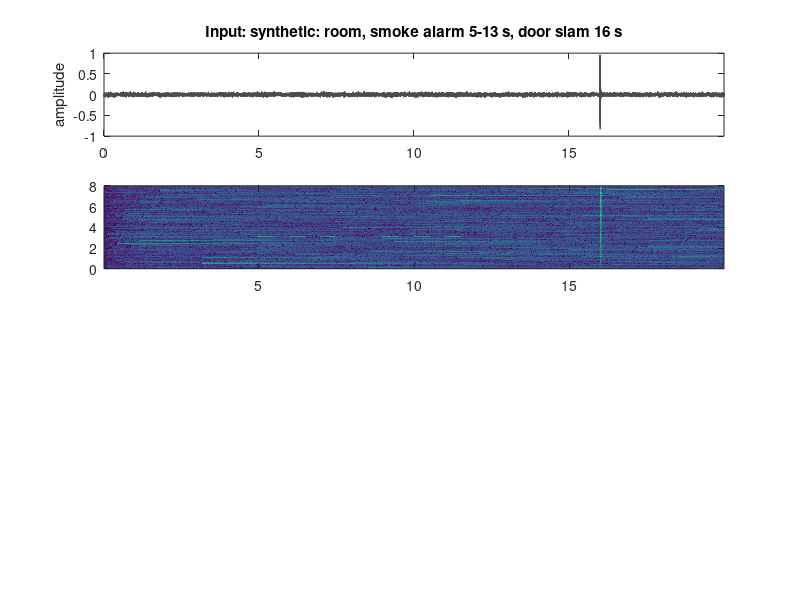

The MATLAB source for this figure: (Note: this script raises an error after producing the figure.)
function safesound_demo(source)
% SAFESOUND_DEMO  Simple DSP demo: detect a smoke/fire alarm with classical DSP.
%
%   safesound_demo            built-in test sound: quiet room, a smoke alarm
%                             (ISO 8201 T3 beeps at 3.1 kHz), then a door slam
%   safesound_demo('x.wav')   any audio file
%   safesound_demo('mic')     record 10 s from the computer microphone
%
% What it shows (same detector as the paper, safesound/dsp.py):
%   1. STFT spectrogram (64 ms Hann window, 10 ms hop)
%   2. noise floor per frequency bin (minimum follower)
%   3. alarm evidence: a narrow tone in 2-5 kHz that stands out from its band,
%      from the noise floor, and from the low band (100-1500 Hz)
%   4. a 2 s window score every 0.5 s: steady frequency + beeps switching on/off
%   5. the usual "loudness" (energy) detector for comparison: it ignores the
%      quiet alarm but fires on the door slam
% Only base MATLAB is needed (no toolboxes).

if nargin < 1, source = 'synthetic'; end
fs = 16000;
[x, name] = get_audio(source, fs);

%% 1) STFT power spectrogram
NFFT = 1024; HOP = 160; FPS = fs / HOP;
w = 0.5 - 0.5 * cos(2 * pi * (0:NFFT-1)' / (NFFT - 1));     % Hann window
T = 1 + floor((numel(x) - NFFT) / HOP);
P = zeros(NFFT/2 + 1, T);
for t = 1:T
    seg = x((t-1)*HOP + (1:NFFT)) .* w;
    X = fft(seg);
    P(:, t) = abs(X(1:NFFT/2 + 1)).^2 + 1e-10;
end
f  = (0:NFFT/2)' * fs / NFFT;          % bin frequencies (Hz)
tf = ((0:T-1) * HOP + NFFT/2) / fs;    % frame centre times (s)

%% 2) noise floor: drops at once, rises 6 dB per 2 s
N = noise_floor(P, FPS);
PdB = 10 * log10(P);  NdB = 10 * log10(N);

%% 3) alarm evidence per frame
bA = find(f >= 2000 & f < 5000);       % alarm band
bL = find(f >= 100  & f < 1500);       % low band (speech, TV, appliances)
[peak, k] = max(PdB(bA, :), [], 1);                        % strongest bin
prom = peak - median(PdB(bA, :), 1);                       % stands out in its band
NdBA = NdB(bA, :);
snr  = peak - NdBA(sub2ind(size(NdBA), k, 1:T));           % above the noise floor
dom  = ramp(peak - max(PdB(bL, :), [], 1), -6, 6);         % louder than low band
a    = ramp(prom, 10, 25) .* ramp(snr, 6, 20) .* dom;      % 0..1 per frame
afreq = f(bA(k))';                                         % tone frequency

% energy detector: broadband level above its own floor
lvl  = sum(P, 1);
loud = ramp(10 * log10(lvl ./ noise_floor(lvl, FPS)), 10, 30);

%% 4) 2 s window scores every 0.5 s
W = round(2 * FPS);
nW = floor(numel(x) / (0.5 * fs));
tw = (1:nW) * 0.5;                     % window end times
sAlarm = zeros(1, nW); sLoud = zeros(1, nW);
for i = 1:nW
    e = min(T, floor((i * 0.5 * fs - NFFT) / HOP) + 1);
    if e <= 0, continue; end
    s = max(1, e - W + 1):e;
    on = a(s) > 0.3;
    edges = sum(diff(on) == 1);                            % beeps switching on
    if sum(on) > 3
        steady = ramp(-std(afreq(s(on)), 1), -60, -15);    % fixed frequency
    else
        steady = 0;
    end
    sAlarm(i) = pct(a(s), 90) * steady * (0.6 + 0.4 * min(edges, 3) / 3);
    sLoud(i)  = max(loud(s));
end

%% 5) decisions
TH = 0.4;                                          % alarm threshold
hit = sAlarm >= TH;
alert = hit & ([false hit(1:end-1)] | [false false hit(1:end-2)]);  % 2 of last 3
energyOn = sLoud >= 0.1;                           % energy detector fires

fprintf('\nSafeSound DSP demo: %s (%.1f s)\n', name, numel(x) / fs);
if any(alert)
    fprintf('  ALARM detected first at %.1f s (DSP alarm detector)\n', tw(find(alert, 1)));
else
    fprintf('  no alarm detected\n');
end
fprintf('  alarm detector on in %d windows, energy detector on in %d windows\n', ...
        sum(alert), sum(energyOn));

%% 6) plots
figure('Name', 'SafeSound DSP demo', 'Color', 'w', 'Units', 'normalized', 'Position', [0.05 0.05 0.6 0.85]);
tx = (0:numel(x)-1) / fs;

subplot(4, 1, 1);
plot(tx, x, 'Color', [0.3 0.3 0.3]); xlim([0 tx(end)]);
title(['Input: ' name], 'Interpreter', 'none'); ylabel('amplitude');

subplot(4, 1, 2);
imagesc(tf, f / 1000, PdB - NdB); axis xy; ylim([0 8]); colormap(gca, 'parula');
caxis([0 30]); cb = colorbar; cb.Label.String = 'dB';
hold on; plot(tf([1 end]), [2 2], 'w--', tf([1 end]), [5 5], 'w--'); hold off;
ylabel('kHz'); title('Spectrogram, dB above the noise floor; dashed = alarm band 2-5 kHz');

subplot(4, 1, 3);
plot(tf, a, 'r', tf, loud, 'b'); ylim([-0.05 1.05]); xlim([0 tx(end)]);
legend('alarm tone evidence', 'loudness above floor', 'Location', 'northwest');
title('Per-frame DSP evidence');

subplot(4, 1, 4);
stairs(tw, sAlarm, 'r', 'LineWidth', 1.5); hold on;
stairs(tw, double(energyOn), 'b--');
plot([0 tw(end)], [TH TH], 'k:');
yl = 1.1;
for i = find(alert)
    patch([tw(i)-0.5 tw(i) tw(i) tw(i)-0.5], [0 0 yl yl], 'r', ...
          'FaceAlpha', 0.15, 'EdgeColor', 'none');
end
hold off; ylim([0 yl]); xlim([0 tx(end)]); xlabel('time (s)');
legend('alarm score (2 s window)', 'energy detector fires', 'threshold', ...
       'ALARM alert', 'Location', 'northwest');
title('Decision: shaded = alarm alert');

ws = warning('off', 'all');                       % MATLAB Online prints audio warnings
try
    sound(x / max(abs(x) + eps) * 0.8, fs);        % play what was analysed
catch
end
warning(ws);
end

%% ---------------------------------------------------------------------------
function [x, name] = get_audio(source, fs)
if strcmpi(source, 'synthetic')
    rng(1);
    t = (0:20*fs-1)' / fs;
    room = filter(1, [1 -0.97], randn(size(t)));          % fan / room rumble
    room = 0.02 * room / std(room);
    c = mod(t - 5, 4);                                     % T3: 3 x 0.5 s beeps, 1.5 s pause
    on = (t >= 5 & t < 13) & (c < 2.5) & (mod(c, 1) < 0.5);
    x = room + 0.01 * on .* sin(2 * pi * 3100 * t);        % quiet smoke alarm, 5-13 s
    i = 16 * fs;                                           % door slam at 16 s
    x(i+1:i+800) = x(i+1:i+800) + 0.5 * randn(800, 1) .* exp(-(0:799)' / 150);
    name = 'synthetic: room, smoke alarm 5-13 s, door slam 16 s';
elseif strcmpi(source, 'mic')
    r = audiorecorder(fs, 16, 1);
    disp('Recording 10 s ...'); recordblocking(r, 10); disp('done');
    x = getaudiodata(r); name = 'microphone';
else
    [x, fs0] = audioread(source);
    x = mean(x, 2);
    if fs0 ~= fs                                           % simple resampling
        x = interp1((0:numel(x)-1)' / fs0, x, (0:1/fs:(numel(x)-1)/fs0)', 'linear');
    end
    [~, name] = fileparts(source);
end
x = x(:);
end

function N = noise_floor(P, FPS)
% minimum follower per row: drops to a quieter value at once, rises 6 dB per 2 s
up = 10^(6 / 10 / (2 * FPS));
srt = sort(P, 2);
n = srt(:, max(1, round(0.1 * size(P, 2))));       % start at the 10th percentile
N = zeros(size(P));
for t = 1:size(P, 2)
    n = min(n * up, P(:, t));
    N(:, t) = n;
end
end

function y = ramp(x, lo, hi)
y = min(max((x - lo) / (hi - lo), 0), 1);
end

function v = pct(x, p)
% percentile with linear interpolation (same as numpy's default)
x = sort(x(:));
r = 1 + (numel(x) - 1) * p / 100;
lo = floor(r); hi = ceil(r);
v = x(lo) + (r - lo) * (x(hi) - x(lo));
end
